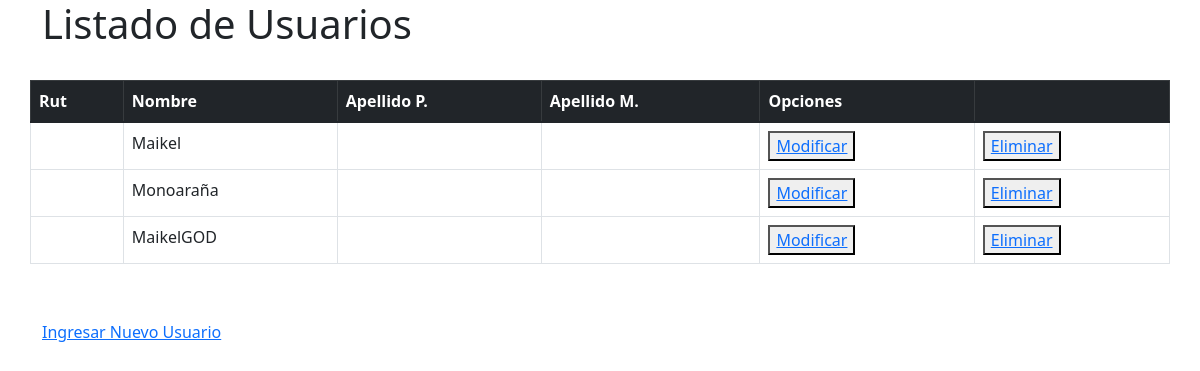
/usuariosDel/1, run on the app's committed database.
### venta/models.py (models this page shows, shortened)
class Usuario(models.Model):
    idUser           = models.AutoField(db_column='idUser', primary_key=True)
    nombre           = models.CharField(max_length=20)
    email            = models.EmailField(unique=True, max_length=100, blank=True, null=True)
    telefono         = models.CharField(max_length=45)

### venta/views.py (the view)
# urls.py: path('usuariosDel/<str:pk>', views.usuariosDel, name='usuariosDel'),
def usuariosDel(request, pk):
    context = {}
    try:
        usuario=Usuario.objects.get(rut=pk)
        usuario.delete()
        mensaje = "Los datos fueron eliminados con éxito!!!"
        usuarios= Usuario.objects.all()
        context ={'usuarios': usuarios, 'mensaje': mensaje}
        return render(request, 'venta/usuariosList.html', context)
    except:
        mensaje = "Error, rut no existe!!!"
        usuarios= Usuario.objects.all()
        context ={'usuarios': usuarios, 'mensaje': mensaje}
        return render(request, 'venta/usuariosList.html', context)

### venta/templates/venta/usuariosList.html (shortened to what this page needs)
{% load static %}
<!DOCTYPE html>
<html lang="en">
<head>
    <link href="https://cdn.jsdelivr.net/npm/bootstrap@5.1.3/dist/css/bootstrap.min.css" rel="stylesheet"
>
</head>
<body>
    <div class="container">
        <div class="row">
            <h1>Listado de Usuarios</h1>
        </div>
        <br>
        <div class="row mb-3">
            <table class="table table-bordered" id="usuarios">
                <thead class="table-dark">
                    <tr>
                        <th scope="col">Rut</th>
                        <th scope="col">Nombre</th>
                        <th scope="col">Apellido P.</th>
                        <th scope="col">Apellido M.</th>
                        <th scope="col">Opciones</th>
                        <th scope="col"></th>
                    </tr>
                </thead>
                {% for auxUser in usuarios%}
                <tr>
                    <td>{{auxUser.rut}}</td>
                    <td>{{auxUser.nombre}}</td>
                    <td>{{auxUser.apellido_paterno}}</td>
                    <td>{{auxUser.apellido_materno}}</td>
                    <td><button type="button"><a href="{% url 'usuariosEdit' pk=auxUser.rut %}">Modificar</a></button></td>
                    <td><button type="button"><a href="{% url 'usuariosDel' pk=auxUser.rut %}">Eliminar</a></button></td>
                </tr>
                {% endfor %}
            </table>
        </div>
        <br>
        <div class="row">
            <a href="{% url 'usuariosAdd' %}">Ingresar Nuevo Usuario</a>
        </div>
    </div>
</body>
</html>

### data on the page
Usuario: nombre "Maikel"
Usuario: nombre "Monoaraña"
Usuario: nombre "MaikelGOD"
